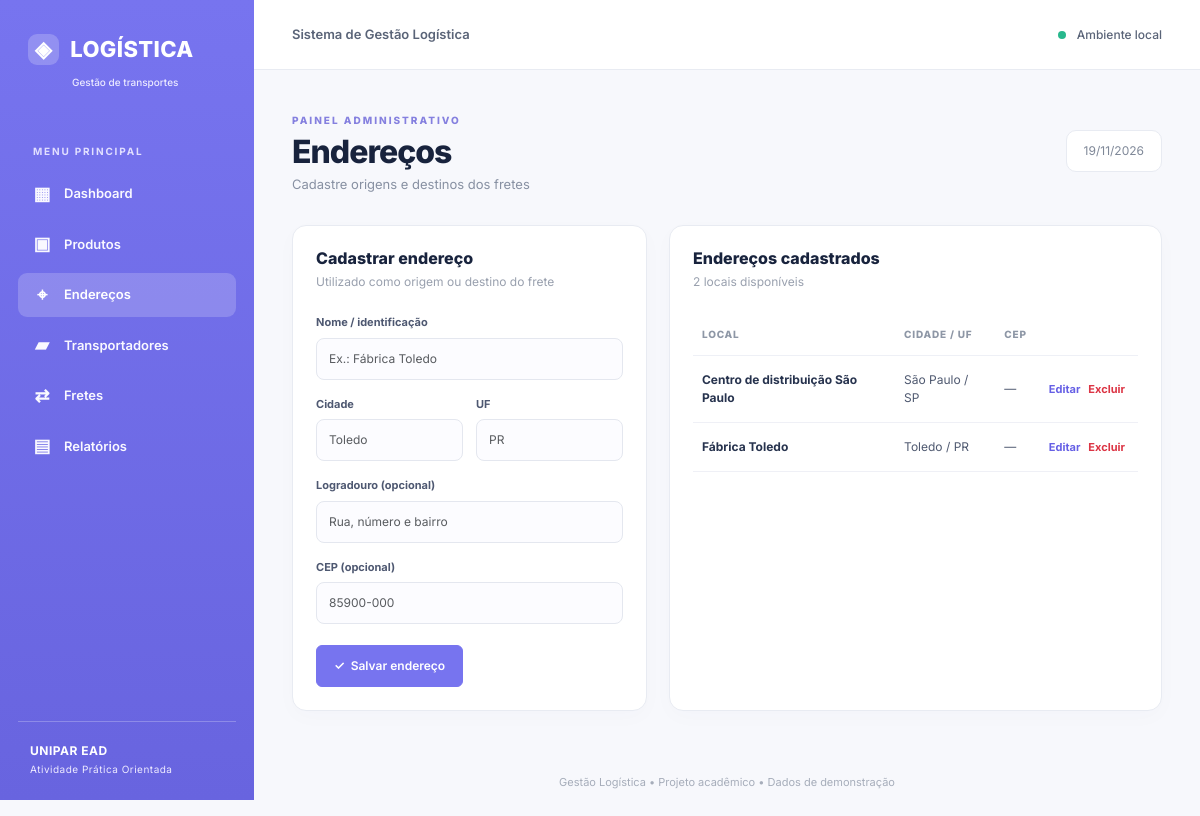
The app's page /index.php?page=enderecos with its own data.
### tables this page shows
CREATE TABLE IF NOT EXISTS enderecos (
 id INT AUTO_INCREMENT PRIMARY KEY, nome VARCHAR(150) NOT NULL,
 cidade VARCHAR(120) NOT NULL, uf CHAR(2) NOT NULL,
 logradouro VARCHAR(255) NOT NULL DEFAULT '', cep VARCHAR(12) NOT NULL DEFAULT ''
);

### includes/functions.php (called while the page is built, shortened)
<?php
require_once __DIR__ . '/../config/database.php';
function h($v): string {return htmlspecialchars((string)$v, ENT_QUOTES | ENT_SUBSTITUTE, 'UTF-8');}
function all(string $table, string $order='id DESC'): array {
 $allowed=['produtos','enderecos','transportadores','fretes'];
 return db()->query("SELECT * FROM $table ORDER BY $order")->fetchAll();
}

### config/database.php (called while the page is built, shortened)
<?php
function db(): PDO {
    static $pdo = null;
    if ($pdo === null) {
        $pdo = new PDO('mysql:host='.DB_HOST.';port='.DB_PORT.';dbname='.DB_NAME.';charset=utf8mb4', DB_USER, DB_PASS, [
            PDO::ATTR_ERRMODE => PDO::ERRMODE_EXCEPTION,
            PDO::ATTR_DEFAULT_FETCH_MODE => PDO::FETCH_ASSOC,
            PDO::ATTR_EMULATE_PREPARES => false,
        ]);
    }
    return $pdo;
}

### pages/enderecos.php (the view, shortened to what this page needs)
<?php $items=all('enderecos');$edit=isset($_GET['edit'])?one('enderecos',(int)$_GET['edit']):null; ?>
<div class="two-col"><section class="panel"><div class="panel-header"><div><h2><?=$edit?'Editar endereço':'Cadastrar endereço'?></h2><p>Utilizado como origem ou destino do frete</p></div></div><form method="post" class="form-grid">
<label>Nome / identificação<input class="form-control" name="nome" required maxlength="150" placeholder="Ex.: Fábrica Toledo" value="<?=h($edit['nome']??'')?>"></label>
<div class="form-row"><label>Cidade<input class="form-control" name="cidade" required maxlength="120" placeholder="Toledo" value="<?=h($edit['cidade']??'')?>"></label><label>UF<input class="form-control" name="uf" required minlength="2" maxlength="2" placeholder="PR" value="<?=h($edit['uf']??'')?>"></label></div>
<label>Logradouro (opcional)<input class="form-control" name="logradouro" maxlength="255" placeholder="Rua, número e bairro" value="<?=h($edit['logradouro']??'')?>"></label>
<label>CEP (opcional)<input class="form-control" name="cep" maxlength="12" placeholder="85900-000" value="<?=h($edit['cep']??'')?>"></label>
<div class="form-actions"><button class="btn btn-purple" type="submit">✓ &nbsp;Salvar endereço</button><?php if($edit):?><a class="btn btn-outline-secondary" href="index.php?page=enderecos">Cancelar</a><?php endif;?></div></form></section>
<section class="panel"><div class="panel-header"><div><h2>Endereços cadastrados</h2><p><?=count($items)?> locais disponíveis</p></div></div><div class="table-responsive"><table class="table app-table"><thead><tr><th>Local</th><th>Cidade / UF</th><th>CEP</th><th></th></tr></thead><tbody>
<?php foreach($items as $x):?><tr><td><b><?=h($x['nome'])?></b></td><td><?=h($x['cidade'])?> / <?=h($x['uf'])?></td><td><?=h($x['cep']?:'—')?></td><td class="action-cell"><a class="text-link" href="index.php?page=enderecos&amp;edit=<?=$x['id']?>">Editar</a><form method="post" onsubmit="return confirm('Excluir este endereço?');"><button type="submit" class="link-danger">Excluir</button></form></td></tr><?php endforeach;?>
<?php if(!$items):?><tr><td colspan="4" class="empty-state">Nenhum endereço cadastrado.</td></tr><?php endif;?></tbody></table></div></section></div>

### assets/css/style.css (style rules this page uses)
:root { --purple:#7774ef;--violet:#6660e5;--ink:#18233d;--muted:#7a8397;--border:#e8ebf2;--paper:#fff;--bg:#f7f8fc }
* { box-sizing:border-box }
body { margin:0;font-family:Inter,Arial,sans-serif;background:var(--bg);color:var(--ink);font-size:14px }
a { text-decoration:none }
.kpi-card,.panel { background:#fff;border:1px solid var(--border);box-shadow:0 6px 22px #25315905;border-radius:14px }
.panel { padding:23px;min-width:0 }
.panel-header { display:flex;justify-content:space-between;align-items:center;gap:12px;margin-bottom:23px }
.panel-header h2 { font-size:16px;font-weight:800;margin:0 0 5px }
.panel-header p { font-size:12px;color:#99a0ae;margin:0 }
.btn-purple { background:var(--purple);border-color:var(--purple);color:#fff;font-weight:600 }
.table { margin-bottom:0 }
.app-table th { color:#8e97a6;text-transform:uppercase;font-size:10px;letter-spacing:.8px;white-space:nowrap;font-weight:800;border-color:#eef0f6;padding:13px 9px }
.app-table td { color:#4f5970;font-size:12px;vertical-align:middle;border-color:#eff0f6;padding:15px 9px }
.app-table td b { color:#27334e }
.two-col { display:grid;grid-template-columns:minmax(310px,.9fr) minmax(0,1.25fr);gap:22px }
.form-grid { display:flex;flex-direction:column;gap:16px }
.form-grid label,.report-filter label { font-weight:700;font-size:11px;color:#4e5871;display:block;flex:1 }
.form-control,.form-select { margin-top:7px;border-radius:8px;border:1px solid #e4e7ef;background:#fcfcff;font-size:12px;padding:11px 12px;color:#34405b }
.form-row { display:flex;gap:13px }
.form-actions { display:flex;gap:10px;margin-top:5px }
.form-actions .btn { font-size:12px;padding:11px 17px }
.action-cell { white-space:nowrap }
.action-cell form { display:inline }
.text-link,.link-danger { font-size:11px;font-weight:700;border:0;background:transparent;padding:0;margin:0 4px;cursor:pointer }
.text-link { color:var(--violet) }
.link-danger { color:#d55365 }

### records on screen
enderecos: nome "Centro de distribuição São Paulo", cidade "São Paulo", uf "SP", cep "—"
enderecos: nome "Fábrica Toledo", cidade "Toledo", uf "PR", cep "—"

### other values on screen
$icon "▦"
$pages[$id] "Dashboard"
$icon "▣"
$pages[$id] "Produtos"
$icon "⌖"
$pages[$id] "Endereços"
$icon "▰"
$pages[$id] "Transportadores"
$icon "⇄"
$pages[$id] "Fretes"
$icon "▤"
$pages[$id] "Relatórios"
$pages[$page] "Endereços"
count($items) "2"
